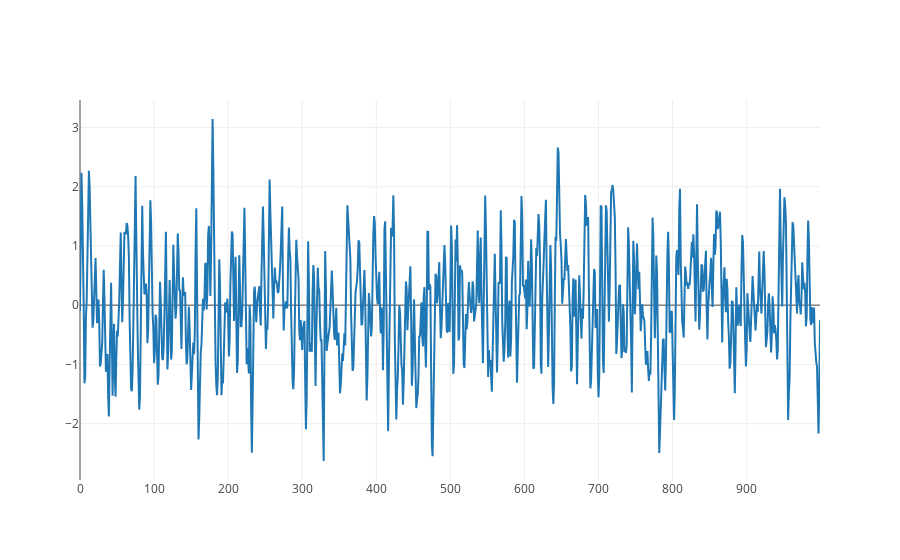

The code cell stored with this chart in its notebook:
### Code cell
trace1 = go.Scatter(
    y = X.T[0],
    x = np.arange(nobs),
    name = 'ARMA'
)

data = [trace1]
py.iplot(data, filename='ARMA')

### Figure 1 — Plotly figure (JSON) as saved in the notebook; plotly's stock layout.template omitted (floating-point values rounded to 4 significant figures; data arrays with more than 128 entries replaced by an {"elided": "..."} marker saying what was removed)
{"data": [{"name": "ARMA", "type": "scatter", "uid": "7c37dcb1-dbd8-40fe-87da-d70119f3d0d0", "x": {"elided": "1000 int values"}, "y": {"elided": "1000 float values"}}], "layout": {}}
